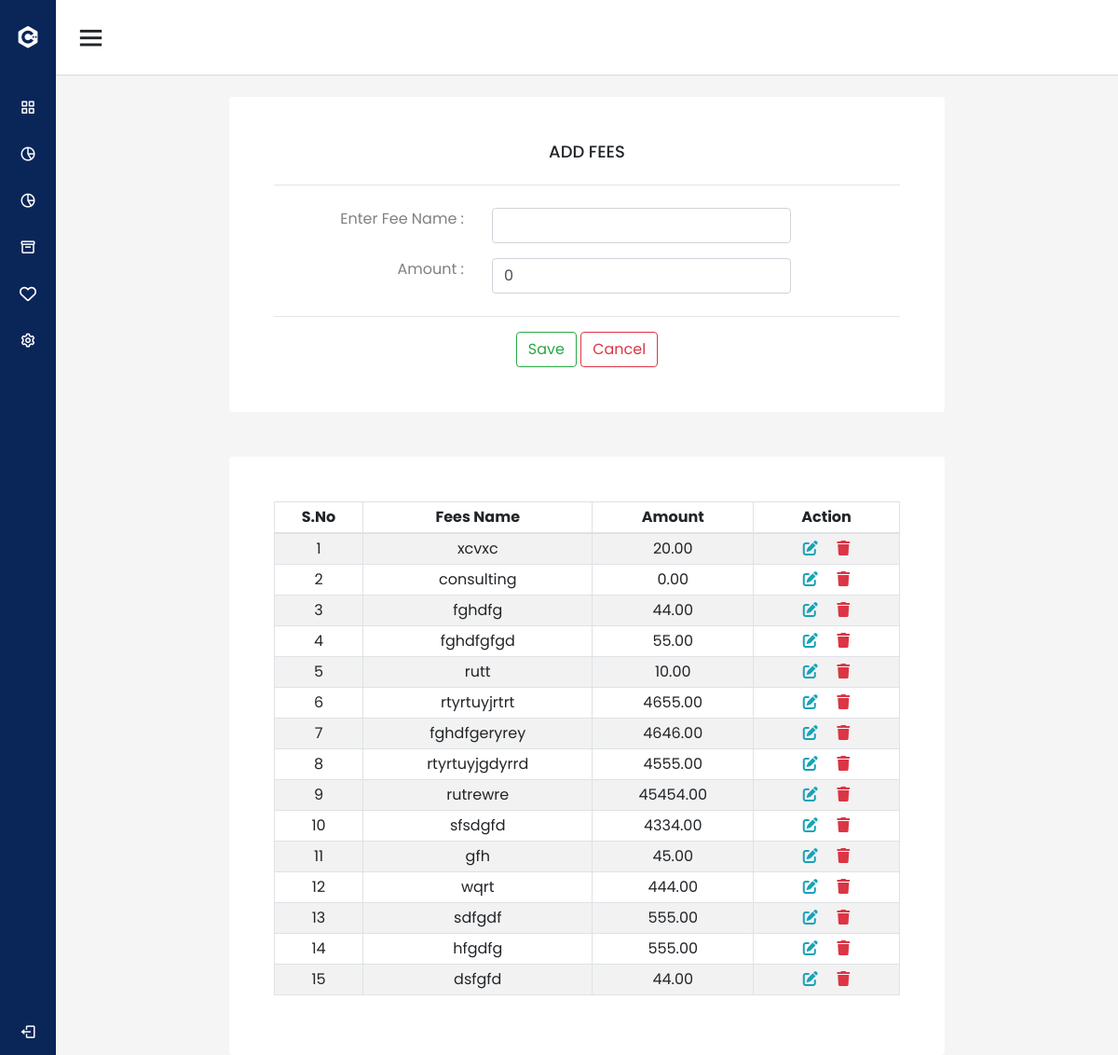
The app's page /add_fees/ (signed in), older data.
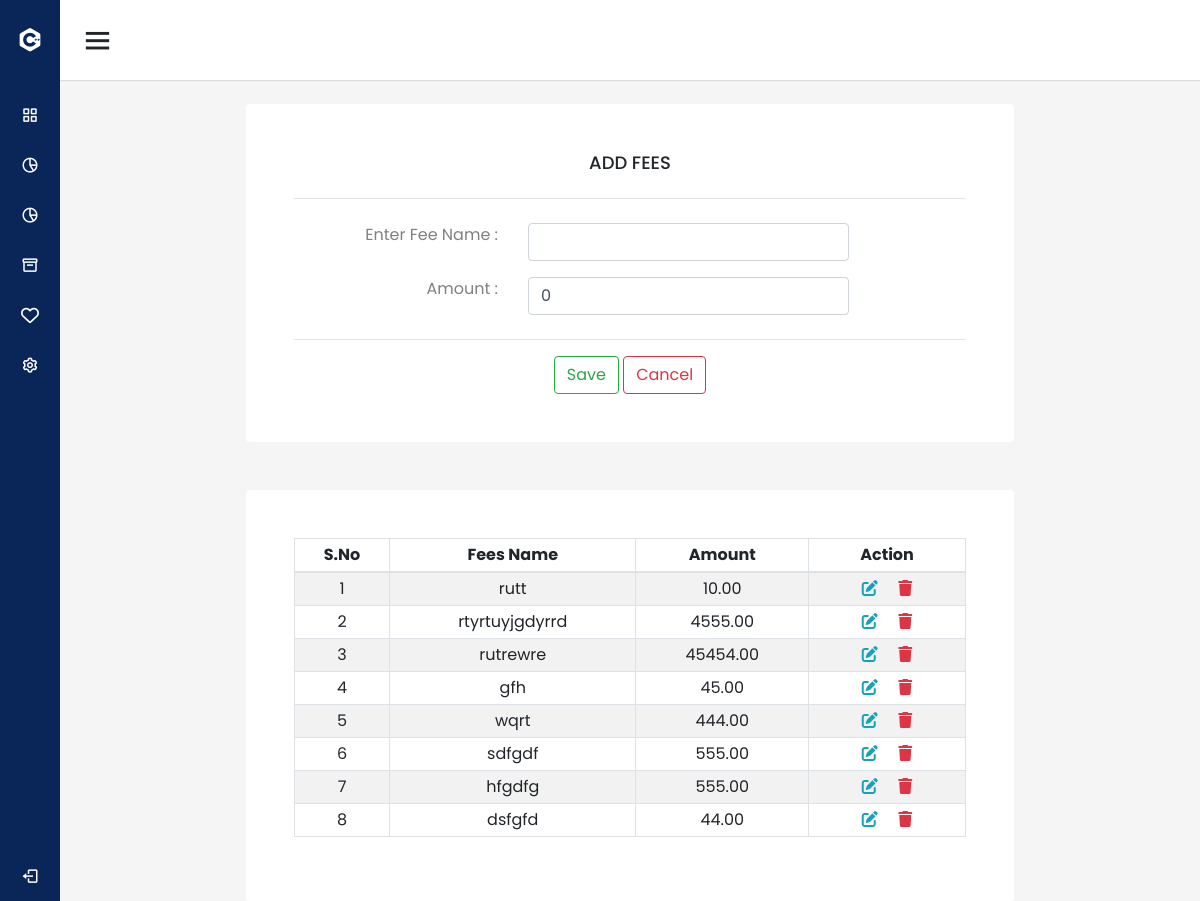
The same page, newer data.
### management/models.py (models this page shows)
class AddFees(models.Model):
    fee_name=models.CharField(max_length=30,unique=True)
    amount=models.DecimalField(max_digits=15, decimal_places=2)

### management/views.py (the view)
# urls.py: path('add_fees/',views.add_fees, name='add_fees'),
@login_required(login_url='login_view')
def add_fees(request):
    addfees= AddFees.objects.all()
    if request.method=="POST":
        amount=request.POST.get('amount')
        form=AddFeesForm(request.POST)
        if form.is_valid():
            form.save()
            messages.success(request, 'created successfully')
            return redirect('add_fees')
        else:
            return render(request,"management/add_fees.html",{'addfees':addfees,'form':form})
    else:
        form=AddFeesForm()
        return render(request,"management/add_fees.html",{'addfees':addfees,'form':form})

### management/forms.py
class AddFeesForm(forms.ModelForm):
   class Meta:
      model=AddFees
      fields = '__all__'

### management/templates/management/add_fees.html (shortened to what this page needs)
{% extends "management/navbar.html" %}
{% load static %}
{% block content %}
    <div class="container">
        <div class="card p-3 p-md-5 text-center">
            <h4>ADD FEES</h4>
            <hr class="hr-center">
            <form action="" method="POST">
                <div class="row">
                    <div class="col-md-4 my-2 text-left text-md-right">
                        <label for="fee_name">Enter&nbsp;Fee&nbsp;Name&nbsp;:</label>
                    </div>
                    <div class="col-md-6 my-2">
                        <input type="text" class="form-control" name="fee_name" value="{{form.fee_name.value|default_if_none:''}}" id="fee_name">
                    </div>
                </div>
                <div class="row">
                    <div class="col-md-4 my-2 text-left text-md-right">
                        <label for="amount">Amount&nbsp;:</label>
                    </div>
                    <div class="col-md-6 my-2">
                        <input type="text" class="form-control noZero empty_Zero" onkeypress="return validateFloatKeyPress(this,event);" name="amount" value="{{form.amount.value|default_if_none:'0'}}" id="amount">
                    </div>
                </div>
                <hr class="hr-center">
                <div>
                    <button type="submit" class="btn btn-outline-success">Save</button>
                    <button type="reset" class="btn btn-outline-danger">Cancel</button>
                </div>
            </form>
        </div>
        <div class="card p-5 text-center mt-5">
            <div class="table-responsive">
                <table class="table table-striped table-bordered">
                    <thead>
                        <tr>
                            <th>S.No</th>
                            <th>Fees&nbsp;Name</th>
                            <th>Amount</th>
                            <th>Action</th>
                        </tr>
                    </thead>
                    <tbody>
                        {% for i in addfees %}
                        <tr>
                            <td>{{forloop.counter}}</td>
                            <td>{{i.fee_name}}</td>
                            <td>{{i.amount}}</td>
                            <td><i class="fa-solid fa-edit px-2 text-info" onclick="view('{{i.id}}')" ob_id="{{i.id}}" id="add_fees{{i.id}}" fee_name="{{i.fee_name}}" amount="{{i.amount}}" data-toggle="modal" data-target="#edit_fees"></i></a>
                                <a data-toggle="modal" data-target="#delete" onclick="remove('{{i.id}}')"  ob_id="{{i.id}}"><i class="fa-solid fa-trash px-2 text-danger"></i></a></td>
                        </tr>
                        {% endfor %}
                    </tbody>
                </table>
            </div>
        </div>
    </div>
{% endblock %}

Row changes from the older to the newer data that the page shows:
removed AddFees: fee_name "xcvxc", amount "20.00"
removed AddFees: fee_name "consulting", amount "0.00"
removed AddFees: fee_name "fghdfg", amount "44.00"
removed AddFees: fee_name "fghdfgfgd", amount "55.00"
removed AddFees: fee_name "rtyrtuyjrtrt", amount "4655.00"
removed AddFees: fee_name "fghdfgeryrey", amount "4646.00"
removed AddFees: fee_name "sfsdgfd", amount "4334.00"
